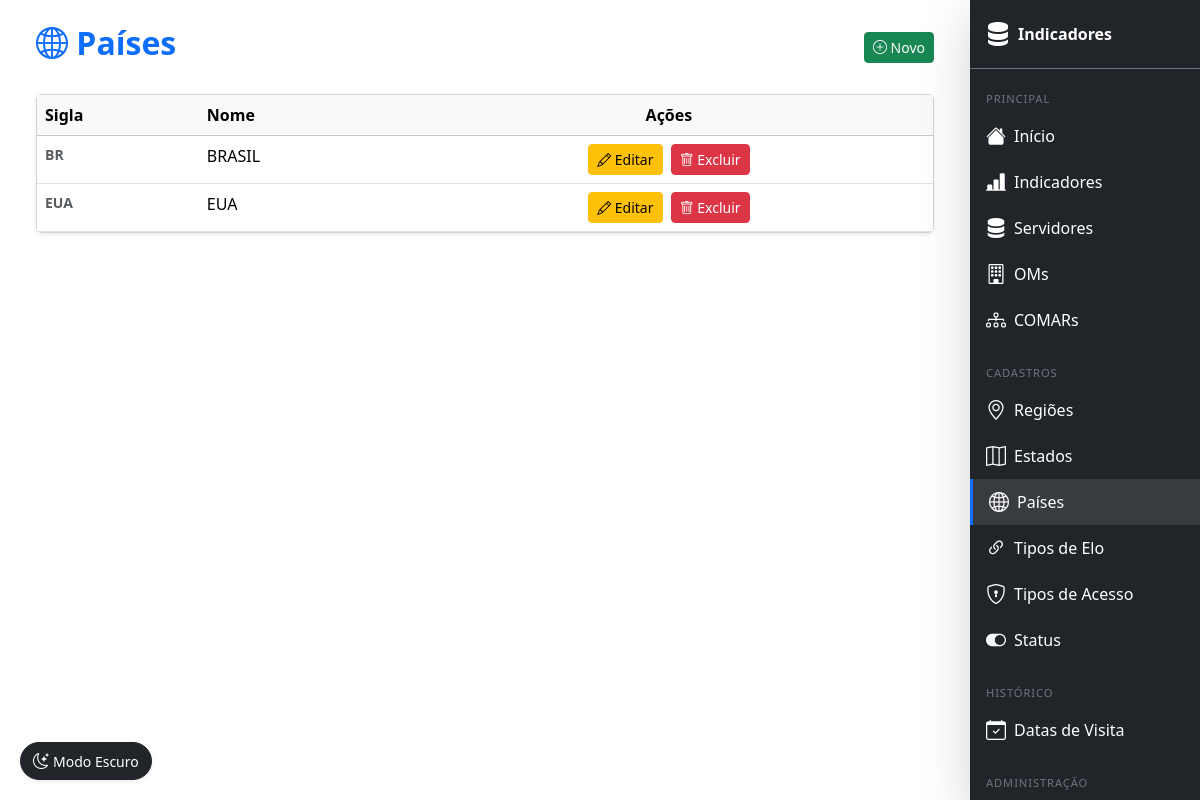
Screenshot of /pais/ (signed in) with the database file from the repository.
### indicadores/models.py (models this page shows, shortened)
class Pais(models.Model):
    sigla = models.CharField(max_length=5, primary_key=True)
    nome = models.CharField(max_length=100)

### indicadores/views/views_pais.py (the view)
# urls.py: path('pais/',                         lr(views.pais_list),   name='pais_list'),
def pais_list(request):
    return render(request, 'pais/list.html', {'objetos': Pais.objects.all()})

### templates/pais/list.html (shortened to what this page needs)
{% extends 'base.html' %}
{% block content %}
<div class="container mt-4">
    <div class="d-flex justify-content-between align-items-center mb-4">
        <h2 class="fw-bold text-primary"><i class="bi bi-globe2"></i> Países</h2>
        <a href="{% url 'ind:pais_create' %}" class="btn btn-success btn-sm">
            <i class="bi bi-plus-circle"></i> Novo
        </a>
    </div>
    <div class="card shadow-sm">
        <div class="table-responsive">
            <table class="table table-hover mb-0">
                <thead class="table-light">
                    <tr><th>Sigla</th><th>Nome</th><th class="text-center">Ações</th></tr>
                </thead>
                <tbody>
                    {% for obj in objetos %}
                    <tr>
                        <td class="text-muted small"><strong>{{ obj.sigla }}</strong></td>
                        <td>{{ obj.nome }}</td>
                        <td class="text-center">
                            <a href="{% url 'ind:pais_update' obj.pk %}" class="btn btn-sm btn-warning me-1"><i class="bi bi-pencil"></i> Editar</a>
                            <a href="{% url 'ind:pais_delete' obj.pk %}" class="btn btn-sm btn-danger"><i class="bi bi-trash"></i> Excluir</a>
                        </td>
                    </tr>
                    {% empty %}
                    <tr><td colspan="3" class="text-center text-muted py-4"><i class="bi bi-inbox fs-4 d-block mb-2"></i>Nenhum registro.</td></tr>
                    {% endfor %}
                </tbody>
            </table>
        </div>
    </div>
</div>
{% endblock %}

### templates/base.html (style rules this page uses)
@media (min-width: 992px) { body { padding-right: 230px; } }

### rows the page displays
Pais: sigla "BR", nome "BRASIL"
Pais: sigla "EUA", nome "EUA"
